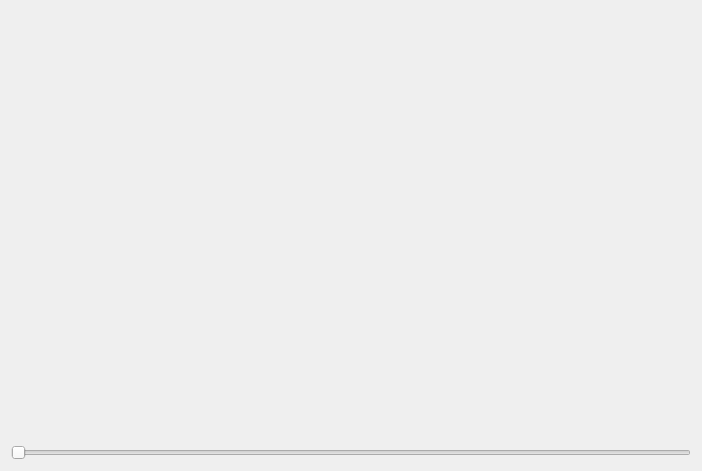
<?xml version="1.0" encoding="UTF-8"?>
<ui version="4.0">
 <class>QTurntable</class>
 <widget class="QWidget" name="QTurntable">
  <property name="geometry">
   <rect>
    <x>0</x>
    <y>0</y>
    <width>702</width>
    <height>471</height>
   </rect>
  </property>
  <property name="windowTitle">
   <string>Form</string>
  </property>
  <layout class="QVBoxLayout" name="verticalLayout">
   <item>
    <widget class="QLabel" name="displayer">
     <property name="text">
      <string/>
     </property>
    </widget>
   </item>
   <item>
    <widget class="QSlider" name="slider">
     <property name="orientation">
      <enum>Qt::Horizontal</enum>
     </property>
    </widget>
   </item>
  </layout>
 </widget>
 <resources/>
 <connections/>
</ui>
